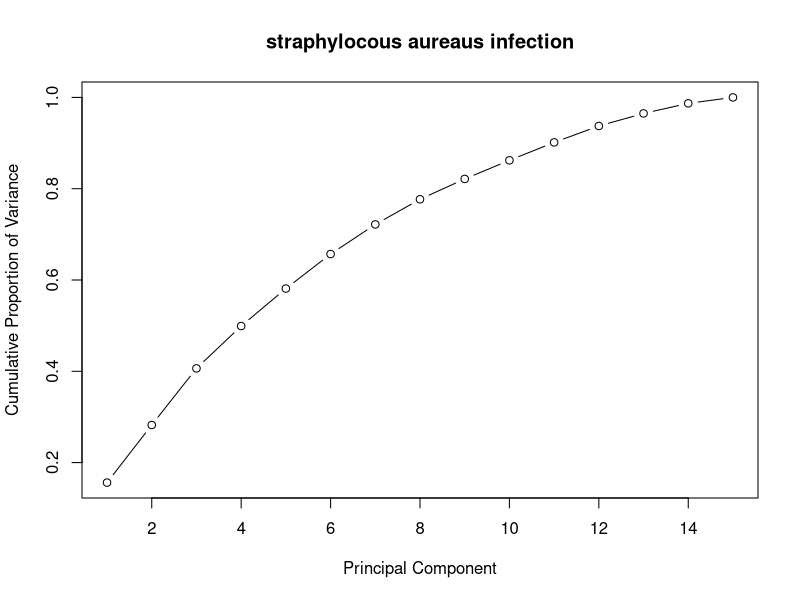
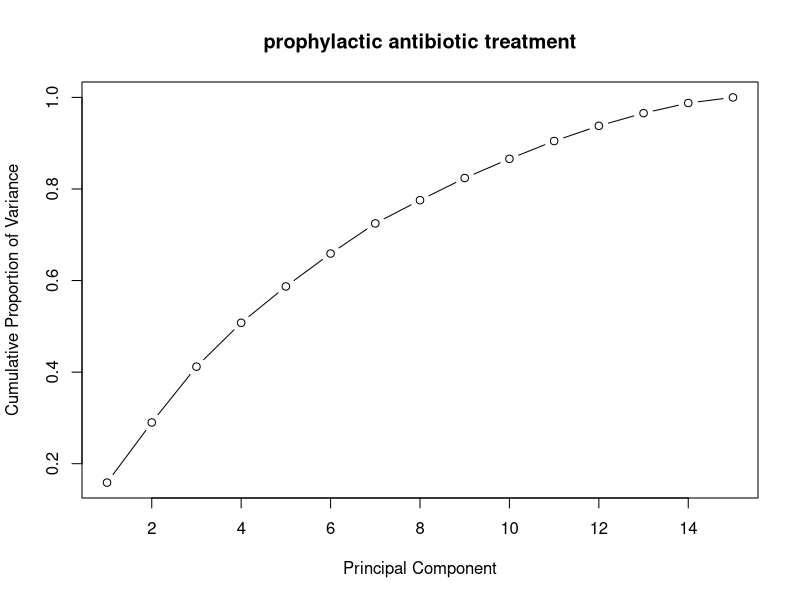
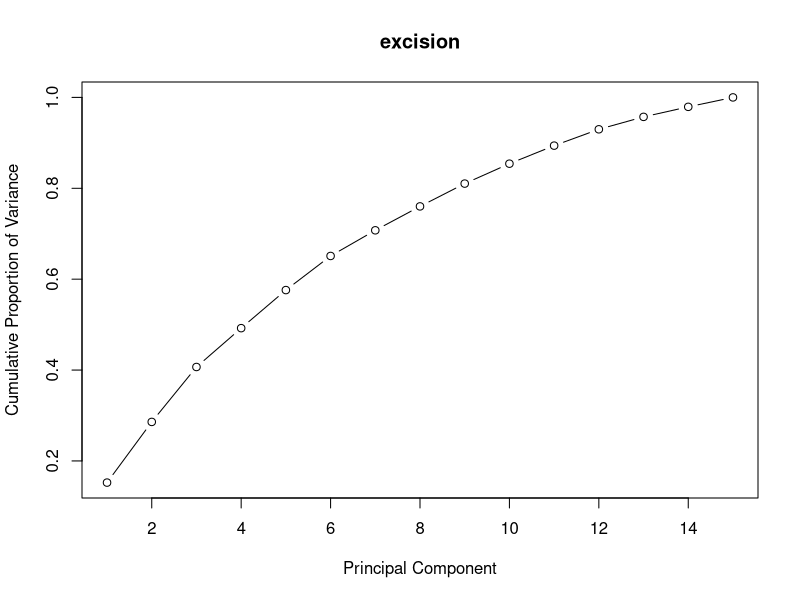

The R script that drew these images, in order: (Note: this script raises an error after producing the figures.)
## ---- chunk 1

## Add the names of all the packages that you used in the pipeline to list.of.packages
list.of.packages <- c("survival", "KMsurv", "ggplot2", "ggfortify", "stats", "MASS")

## Automatically install any necessary packages that have not already been installed
new.packages <- list.of.packages[!(list.of.packages %in% installed.packages()[,"Package"])]
if(length(new.packages)) install.packages(new.packages)

library("survival")
library("KMsurv")
library("ggplot2")
library("ggfortify")
library("stats")
library("MASS")

data("burn")
burns <- burn[, -1]
burns_straph <- burns[, -c(16, 17)] #Removed straph indicator
burns_ex <- burns[, -c(12,13)] #Removed excision indicator
burns_antibiotic <- burns[, -c(14, 15)] #Removed antibiotic treatment indicator

## ---- chunk 2
#Factor analysis instead of PCA due to mixed data

straph_pr <- prcomp(burns_straph, scale. = TRUE)
excision_pr <- prcomp(burns_ex, scale. = TRUE)
antibiotic_pr <- prcomp(burns_antibiotic, scale. = TRUE)

prcompvariance <- function(prcomp_df, title){
  pr_stdev <- prcomp_df$sdev
  pr_var <- pr_stdev^2
  var_prop <- pr_var/sum(pr_var) #Proportional Variance
  cumplot <- plot(cumsum(var_prop), xlab = "Principal Component", ylab = "Cumulative Proportion of Variance", main = title, type = "b")
  return(cumplot)
}

prcompvariance(straph_pr, "straphylocous aureaus infection")
prcompvariance(excision_pr, "prophylactic antibiotic treatment")
prcompvariance(antibiotic_pr, "excision")
## ---- chunk 3

excision_cox <- coxph(Surv(burn$T1, burn$D1) ~ ., data=burns_ex)
summary(excision_cox)
AIC(excision_cox)
BIC(excision_cox)
summary(res.coxmultiex)

excisionsurv <- survfit(excision_cox)
plot(excisionsurv)

#Using stepAIC 
stepAIC(excision_cox)
